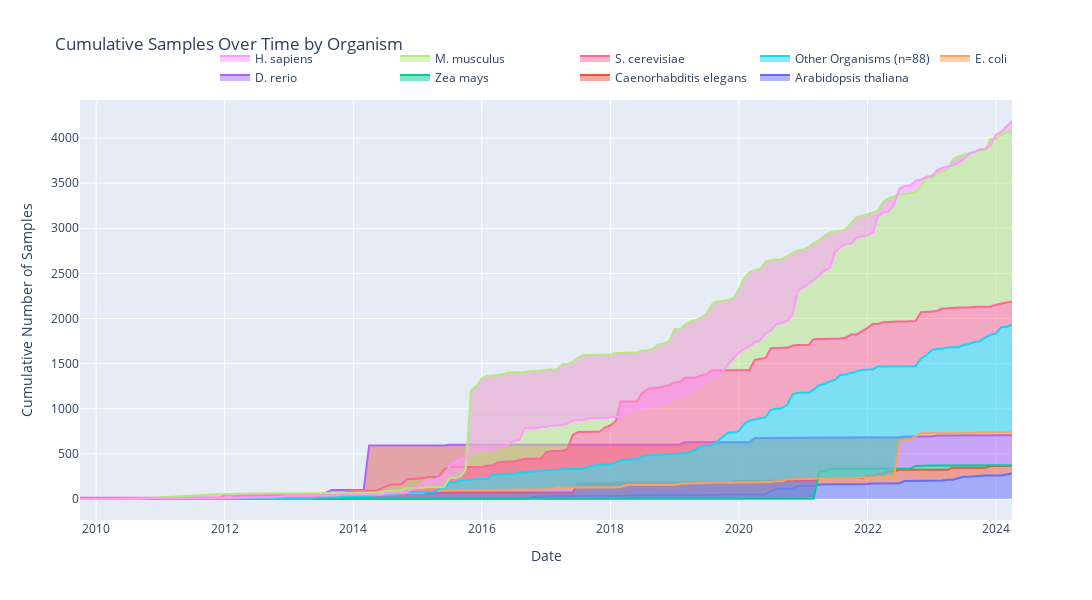

This figure's notebook cell:
### Code cell
import plotly.graph_objs as go
from plotly.subplots import make_subplots

def generate_cumulative_entries_plot(df, organism_order):
    # Group the dataframe by date and organism, calculate the size, unstack, fill NaN with 0, and cumulatively sum
    cumsum_df = df.groupby(['Date', 'ScientificName']).size().unstack().fillna(0).cumsum()

    # Reindex the columns based on the organism order
    cumsum_df = cumsum_df.reindex(organism_order, axis=1)

    # Create a new figure with subplots
    fig = make_subplots(rows=1, cols=1)

    # Iterate over the organisms and add traces to the plot
    for organism in organism_order:
        fig.add_trace(go.Scatter(x=cumsum_df.index,
                                 y=cumsum_df[organism],
                                 mode='lines',
                                 name=organism,
                                 fill='tonexty'
                                 ), row=1, col=1)

    # Customize the layout
    fig.update_layout(
        title='Cumulative Samples Over Time by Organism',
        xaxis_title='Date',
        yaxis_title='Cumulative Number of Samples',
        # legend_title='Organism',
        legend=dict(orientation='h', yanchor='bottom', y=1.02, xanchor='right', x=1),
        height=600,
        width=1200
    )

    # Set the x-axis range to the date range in the data
    latest_date = df['Date'].max()
    fig.update_xaxes(range=[df['Date'].min(), latest_date])

    return fig

# Call the function with your dataframe and organism order
fig = generate_cumulative_entries_plot(df, organism_order)

# Display the plot
fig.show()

### Figure 1 — Plotly figure (JSON) as saved in the notebook; plotly's stock layout.template omitted (floating-point values rounded to 4 significant figures; data arrays with more than 128 entries replaced by an {"elided": "..."} marker saying what was removed)
{"data": [{"fill": "tonexty", "mode": "lines", "name": "Arabidopsis thaliana", "type": "scatter", "x": {"elided": "144 str values"}, "xaxis": "x", "y": {"elided": "144 int values"}, "yaxis": "y"}, {"fill": "tonexty", "mode": "lines", "name": "Caenorhabditis elegans", "type": "scatter", "x": {"elided": "144 str values"}, "xaxis": "x", "y": {"elided": "144 int values"}, "yaxis": "y"}, {"fill": "tonexty", "mode": "lines", "name": "Zea mays", "type": "scatter", "x": {"elided": "144 str values"}, "xaxis": "x", "y": {"elided": "144 int values"}, "yaxis": "y"}, {"fill": "tonexty", "mode": "lines", "name": "D. rerio", "type": "scatter", "x": {"elided": "144 str values"}, "xaxis": "x", "y": {"elided": "144 int values"}, "yaxis": "y"}, {"fill": "tonexty", "mode": "lines", "name": "E. coli", "type": "scatter", "x": {"elided": "144 str values"}, "xaxis": "x", "y": {"elided": "144 int values"}, "yaxis": "y"}, {"fill": "tonexty", "mode": "lines", "name": "Other Organisms (n=88)", "type": "scatter", "x": {"elided": "144 str values"}, "xaxis": "x", "y": {"elided": "144 int values"}, "yaxis": "y"}, {"fill": "tonexty", "mode": "lines", "name": "S. cerevisiae", "type": "scatter", "x": {"elided": "144 str values"}, "xaxis": "x", "y": {"elided": "144 int values"}, "yaxis": "y"}, {"fill": "tonexty", "mode": "lines", "name": "M. musculus", "type": "scatter", "x": {"elided": "144 str values"}, "xaxis": "x", "y": {"elided": "144 int values"}, "yaxis": "y"}, {"fill": "tonexty", "mode": "lines", "name": "H. sapiens", "type": "scatter", "x": {"elided": "144 str values"}, "xaxis": "x", "y": {"elided": "144 int values"}, "yaxis": "y"}], "layout": {"height": 600, "legend": {"orientation": "h", "x": 1, "xanchor": "right", "y": 1.02, "yanchor": "bottom"}, "title": {"text": "Cumulative Samples Over Time by Organism"}, "width": 1200, "xaxis": {"anchor": "y", "domain": [0, 1], "range": ["2009-10-01T00:00:00", "2024-04-01T00:00:00"], "title": {"text": "Date"}}, "yaxis": {"anchor": "x", "domain": [0, 1], "title": {"text": "Cumulative Number of Samples"}}}}
